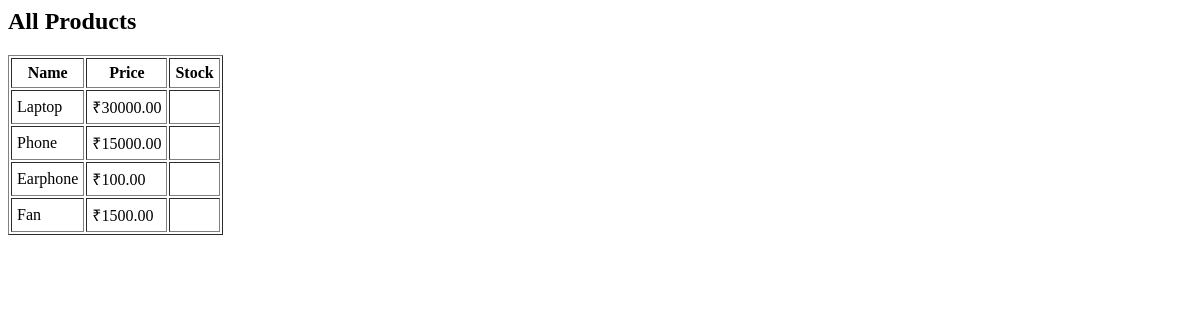
The app's page /dashboard/products/, older data.
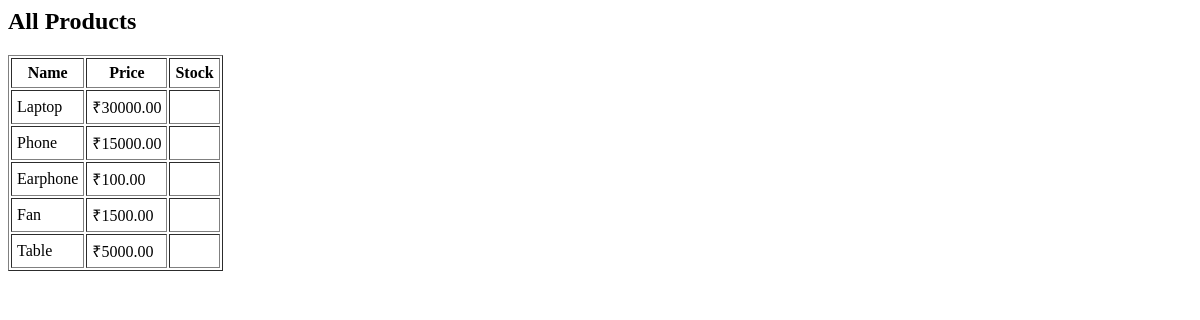
The same page, newer data.
### store/models.py (models this page shows, shortened)
class Product(models.Model):
    name = models.CharField(max_length=255)
    description = models.TextField()
    price = models.DecimalField(max_digits=10, decimal_places=2)
    image = models.ImageField(upload_to='products/', blank=True, null=True)
    created_at = models.DateTimeField(auto_now_add=True)

### dashboard/views.py (the view)
# urls.py: path('products/', views.product_list, name='product_list'),
def product_list(request):
    products = Product.objects.all()
    return render(request, 'dashboard/product_list.html', {'products': products})

### dashboard/templates/dashboard/product_list.html
<h2>All Products</h2>
<table border="1" cellpadding="5">
    <thead>
        <tr>
            <th>Name</th>
            <th>Price</th>
            <th>Stock</th>
        </tr>
    </thead>
    <tbody>
        {% for product in products %}
            <tr>
                <td>{{ product.name }}</td>
                <td>₹{{ product.price }}</td>
                <td>{{ product.stock }}</td>
            </tr>
        {% empty %}
            <tr><td colspan="3">No products available.</td></tr>
        {% endfor %}
    </tbody>
</table>

Row changes from the older to the newer data that the page shows:
added Product: name "Table", price "5000.00"
